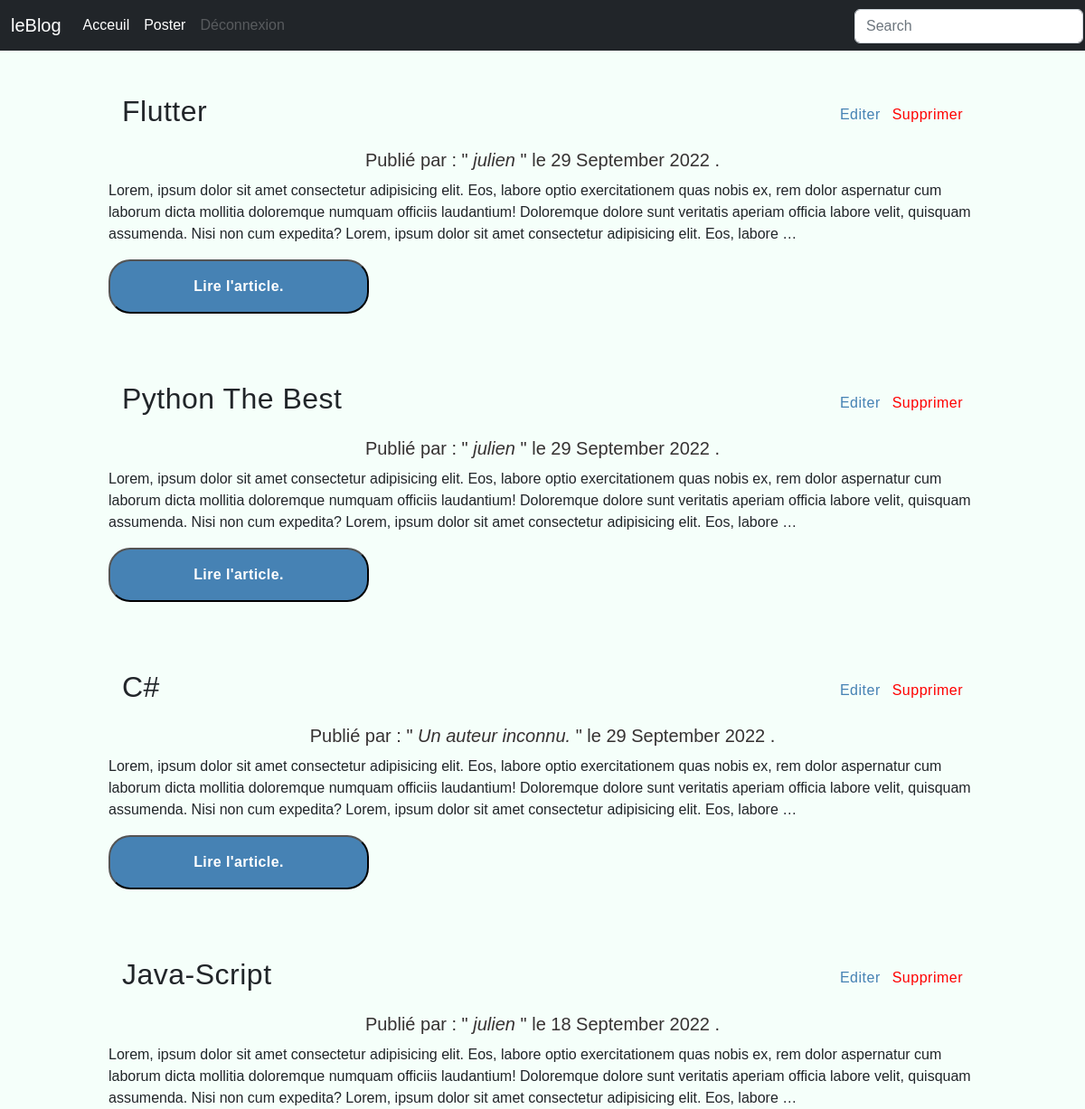
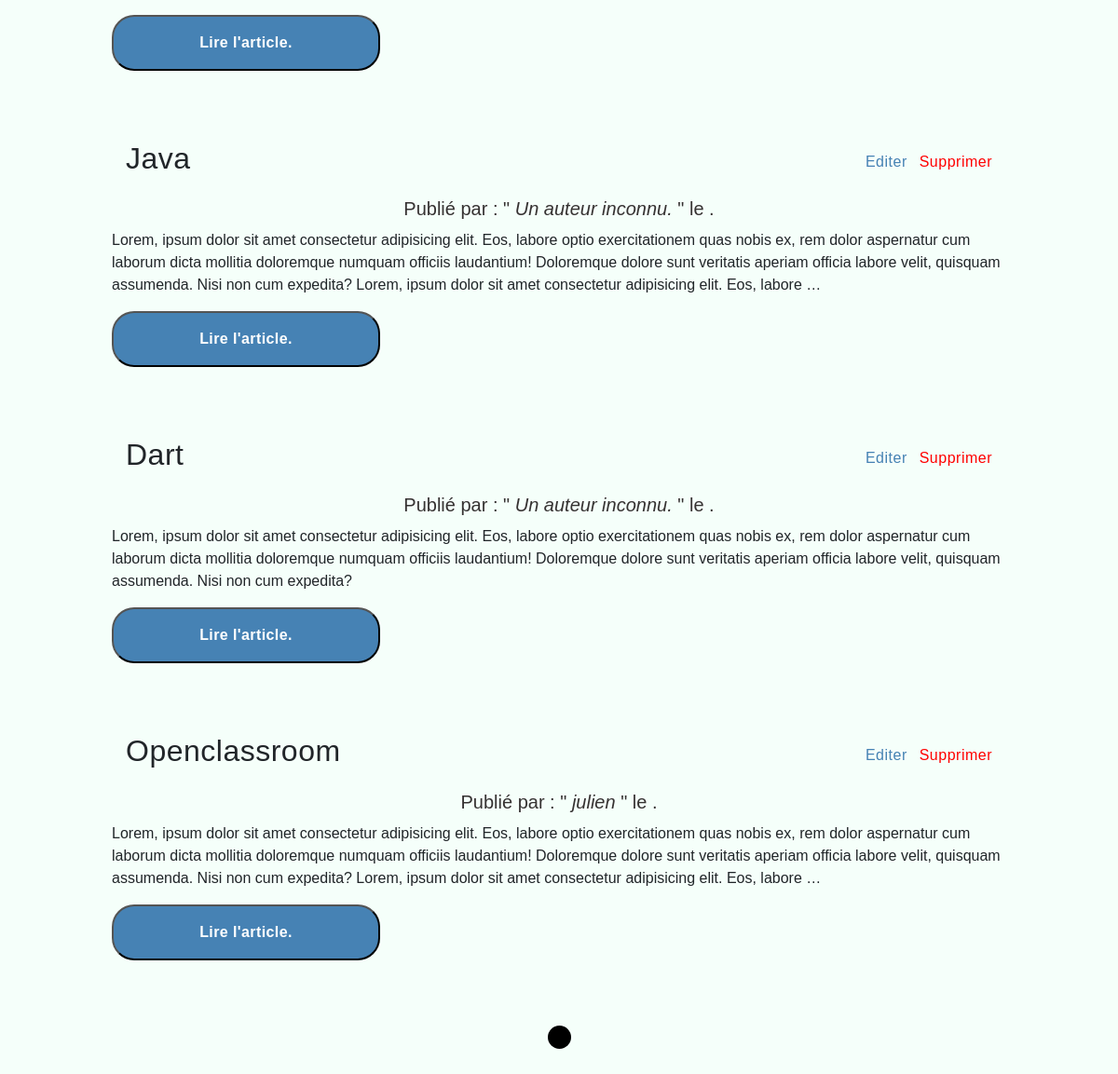
The page / on the database its author committed (2 pictures, top to bottom).
### blog/models.py (models this page shows, shortened)
class blog(models.Model):
    title        = models.CharField     (max_length=225,unique=True,verbose_name="Titre")
    slug         = models.SlugField     (max_length=225,unique=True,blank=True)
    author       = models.ForeignKey    (User, on_delete=models.SET_NULL,null=True,blank=True)
    last_update  = models.DateTimeField (auto_now=True)
    created_on   = models.DateField     (blank=True,null=True)
    published    = models.BooleanField  (default=False , verbose_name="Publié")
    content      = models.TextField     (blank=True,verbose_name="Contenu")
    class Meta:
        ordering = ['-created_on']
        verbose_name = "Article"
    @property
    def author_or_default(self):
        return self.author.username if  self.author else " Un auteur inconnu. "

### blog/views.py (the view)
# urls.py: path('',blogHome.as_view(), name='home'),
class blogHome(ListView):
    model = blog
    context_object_name = "posts"
    def get_queryset(self) :
        queryset = super().get_queryset()
        return queryset

### blog/templates/blog/blog_list.html (shortened to what this page needs)
{% extends 'base.html' %}
{% block content %}
        {% for post in posts %}
                <article>
                    <div class ="post-title " >
                        <h2> {{ post.title }}</h2>
                            <div>
                                <a href="{% url 'blog:edit' slug=post.slug %}">Editer</a>
                                <a href="{% url 'blog:delete' slug=post.slug %}">Supprimer</a>
                            </div>
                    </div>
                    <h5 class="post-author">  Publié par : " <i>{{ post.author_or_default }}</i> "  le {{ post.created_on|date:'j F Y' }} .</h5>
                    <p  class="post-execerpt">{{ post.content|safe|truncatewords:50}}</p>
                    <form action="{% url 'blog:post' slug=post.slug %}">
                        <button class="btn-detail btn-submit" type="submit"> Lire l'article.</button>
                    </form>
                </article>
        {% endfor %}
{% endblock %}

### blog/templates/base.html (shortened to what this page needs)
{% load static %}
<!Doctype html>
<html lang="fr">
    <head>
        <link href="{% static  'css/bootstrap.min.css' %}" rel="stylesheet">
        <link rel="stylesheet" href ="{% static 'css/base.css' %}">
        <link rel="stylesheet" href ="{% static 'css/style.css' %}">
    </head>
    <body>
      <nav class="navbar navbar-expand-md navbar-dark fixed-top bg-dark">
        <div class="container-fluid">
          <a class="navbar-brand" href = "{% url 'blog:home' %}"> leBlog </a>
          <div class="collapse navbar-collapse" id="navbarCollapse">
            <ul class="navbar-nav me-auto mb-2 mb-md-0">
              <li class="nav-item">
                <a class="nav-link active" aria-current="page" href = "{% url 'blog:home' %}">Acceuil</a>
              </li>
              <li class="nav-item">
                  <a class="nav-link active"  href = "{% url 'blog:create' %}">Poster </a>
              </li>
              <li class="nav-item">
                  <a class="nav-link disabled" href = "">Déconnexion</a>
              </li>
            </ul>
            <form role="search">
              <input class="form-control" type="search" placeholder="Search" aria-label="Search">
            </form>
          </div>
        </div>
      </nav>
        <section id="blog">
            {% block content %}
            {% endblock %}
        </section>
      <div class="nope-anim"></div>
    </body>
</html>

### blog/static/css/base.css (style rules this page uses)
body { background-color: mintcream; font-family: Arial, Helvetica, sans-serif; }
.nope-anim { width: 25px; height: 25px; border-radius: 50%; background: black; margin: 10px auto 0; cursor: pointer; animation : nope 10s linear infinite ; }
#blog { margin-top: 10ch; animation: apparition 1s ease-out; display: flex; flex-direction: column; align-items: center; }
#blog article { width: 80%; }
input,textarea { margin-top : 1px; margin-left: 10px; margin-right: 10px; display: block; padding: .75rem; line-height: 1.5; font-size: 1rem; border: 1px solid #ced4da; min-width: 98%; }

### blog/static/css/style.css (style rules this page uses)
.post-title { display: flex; align-items: center; margin: 15px; text-transform: capitalize; letter-spacing: .5px; }
.post-title a { color: steelblue; text-decoration: none; margin-left: .5rem; }
.post-title a:last-child { color: red; }
.post-title > div { margin-left : auto; }
.post-author { margin : .5em 0 ; text-align: center; color: rgb(54, 50, 50); }
.btn-detail { letter-spacing: 0.4px; padding: 1rem; border-radius: 1.5rem; font-weight: 700; font-size: 1rem ; color: white; cursor: pointer; width: 30%; }
.btn-submit { background-color: steelblue; }

### rows shown on the page
blog: title "Flutter", author_or_default "julien", created_on "29 September 2022", content "Lorem, ipsum dolor sit amet consectetur adipisicing elit. Eos, labore optio exercitationem quas nobis ex, rem dolor aspernatur cum laborum dicta mollitia doloremque numquam officiis laudantium! Doloremque dolore sunt veritatis aperiam officia labore velit, quisquam assumenda. Nisi non cum expedita? Lorem, ipsum dolor sit amet consectetur adipisicing elit. Eos, labore …"
blog: title "Python The Best", author_or_default "julien", created_on "29 September 2022", content "Lorem, ipsum dolor sit amet consectetur adipisicing elit. Eos, labore optio exercitationem quas nobis ex, rem dolor aspernatur cum laborum dicta mollitia doloremque numquam officiis laudantium! Doloremque dolore sunt veritatis aperiam officia labore velit, quisquam assumenda. Nisi non cum expedita? Lorem, ipsum dolor sit amet consectetur adipisicing elit. Eos, labore …"
blog: title "C#", author_or_default "Un auteur inconnu.", created_on "29 September 2022", content "Lorem, ipsum dolor sit amet consectetur adipisicing elit. Eos, labore optio exercitationem quas nobis ex, rem dolor aspernatur cum laborum dicta mollitia doloremque numquam officiis laudantium! Doloremque dolore sunt veritatis aperiam officia labore velit, quisquam assumenda. Nisi non cum expedita? Lorem, ipsum dolor sit amet consectetur adipisicing elit. Eos, labore …"
blog: title "Java-Script", author_or_default "julien", created_on "18 September 2022", content "Lorem, ipsum dolor sit amet consectetur adipisicing elit. Eos, labore optio exercitationem quas nobis ex, rem dolor aspernatur cum laborum dicta mollitia doloremque numquam officiis laudantium! Doloremque dolore sunt veritatis aperiam officia labore velit, quisquam assumenda. Nisi non cum expedita? Lorem, ipsum dolor sit amet consectetur adipisicing elit. Eos, labore …"
blog: title "Java", author_or_default "Un auteur inconnu.", content "Lorem, ipsum dolor sit amet consectetur adipisicing elit. Eos, labore optio exercitationem quas nobis ex, rem dolor aspernatur cum laborum dicta mollitia doloremque numquam officiis laudantium! Doloremque dolore sunt veritatis aperiam officia labore velit, quisquam assumenda. Nisi non cum expedita? Lorem, ipsum dolor sit amet consectetur adipisicing elit. Eos, labore …"
blog: title "Dart", author_or_default "Un auteur inconnu.", content "Lorem, ipsum dolor sit amet consectetur adipisicing elit. Eos, labore optio exercitationem quas nobis ex, rem dolor aspernatur cum laborum dicta mollitia doloremque numquam officiis laudantium! Doloremque dolore sunt veritatis aperiam officia labore velit, quisquam assumenda. Nisi non cum expedita?"
blog: title "Openclassroom", author_or_default "julien", content "Lorem, ipsum dolor sit amet consectetur adipisicing elit. Eos, labore optio exercitationem quas nobis ex, rem dolor aspernatur cum laborum dicta mollitia doloremque numquam officiis laudantium! Doloremque dolore sunt veritatis aperiam officia labore velit, quisquam assumenda. Nisi non cum expedita? Lorem, ipsum dolor sit amet consectetur adipisicing elit. Eos, labore …"
